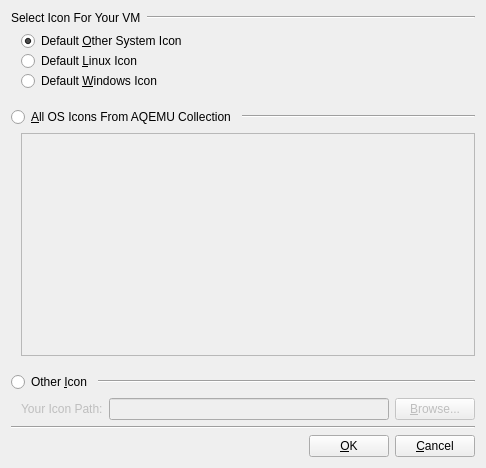
<?xml version="1.0" encoding="UTF-8"?>
<ui version="4.0">
 <author>Andrey Rijov</author>
 <class>Select_Icon_Window</class>
 <widget class="QDialog" name="Select_Icon_Window">
  <property name="geometry">
   <rect>
    <x>0</x>
    <y>0</y>
    <width>486</width>
    <height>468</height>
   </rect>
  </property>
  <property name="windowTitle">
   <string>Change Icon</string>
  </property>
  <property name="windowIcon">
   <iconset resource="images.qrc">
    <normaloff>:/icon.png</normaloff>:/icon.png</iconset>
  </property>
  <layout class="QVBoxLayout" name="verticalLayout_3">
   <item>
    <layout class="QHBoxLayout" name="horizontalLayout">
     <item>
      <widget class="QLabel" name="Label_Select_Icon">
       <property name="sizePolicy">
        <sizepolicy hsizetype="Maximum" vsizetype="Preferred">
         <horstretch>0</horstretch>
         <verstretch>0</verstretch>
        </sizepolicy>
       </property>
       <property name="text">
        <string>Select Icon For Your VM</string>
       </property>
      </widget>
     </item>
     <item>
      <widget class="Line" name="line">
       <property name="orientation">
        <enum>Qt::Horizontal</enum>
       </property>
      </widget>
     </item>
    </layout>
   </item>
   <item>
    <layout class="QVBoxLayout" name="verticalLayout">
     <property name="spacing">
      <number>0</number>
     </property>
     <property name="leftMargin">
      <number>10</number>
     </property>
     <item>
      <widget class="QRadioButton" name="RB_Icon_Other">
       <property name="text">
        <string>Default &amp;Other System Icon</string>
       </property>
       <property name="icon">
        <iconset resource="shared_images.qrc">
         <normaloff>:/images/other.png</normaloff>:/images/other.png</iconset>
       </property>
       <property name="iconSize">
        <size>
         <width>24</width>
         <height>24</height>
        </size>
       </property>
       <property name="checked">
        <bool>true</bool>
       </property>
      </widget>
     </item>
     <item>
      <widget class="QRadioButton" name="RB_Icon_Linux">
       <property name="text">
        <string>Default &amp;Linux Icon</string>
       </property>
       <property name="icon">
        <iconset resource="shared_images.qrc">
         <normaloff>:/images/default_linux.png</normaloff>:/images/default_linux.png</iconset>
       </property>
       <property name="iconSize">
        <size>
         <width>24</width>
         <height>24</height>
        </size>
       </property>
      </widget>
     </item>
     <item>
      <widget class="QRadioButton" name="RB_Icon_Windows">
       <property name="text">
        <string>Default &amp;Windows Icon</string>
       </property>
       <property name="icon">
        <iconset resource="shared_images.qrc">
         <normaloff>:/images/default_windows.png</normaloff>:/images/default_windows.png</iconset>
       </property>
       <property name="iconSize">
        <size>
         <width>24</width>
         <height>24</height>
        </size>
       </property>
      </widget>
     </item>
    </layout>
   </item>
   <item>
    <spacer name="verticalSpacer">
     <property name="orientation">
      <enum>Qt::Vertical</enum>
     </property>
     <property name="sizeType">
      <enum>QSizePolicy::Fixed</enum>
     </property>
     <property name="sizeHint" stdset="0">
      <size>
       <width>40</width>
       <height>10</height>
      </size>
     </property>
    </spacer>
   </item>
   <item>
    <layout class="QHBoxLayout" name="horizontalLayout_2">
     <item>
      <widget class="QRadioButton" name="RB_All_System_Icons">
       <property name="sizePolicy">
        <sizepolicy hsizetype="Maximum" vsizetype="Fixed">
         <horstretch>0</horstretch>
         <verstretch>0</verstretch>
        </sizepolicy>
       </property>
       <property name="text">
        <string>&amp;All OS Icons From AQEMU Collection</string>
       </property>
      </widget>
     </item>
     <item>
      <widget class="Line" name="line_2">
       <property name="orientation">
        <enum>Qt::Horizontal</enum>
       </property>
      </widget>
     </item>
    </layout>
   </item>
   <item>
    <layout class="QVBoxLayout" name="verticalLayout_2">
     <property name="leftMargin">
      <number>10</number>
     </property>
     <item>
      <widget class="QListWidget" name="All_Icons_List">
       <property name="enabled">
        <bool>false</bool>
       </property>
       <property name="autoScroll">
        <bool>true</bool>
       </property>
       <property name="editTriggers">
        <set>QAbstractItemView::NoEditTriggers</set>
       </property>
       <property name="dragDropMode">
        <enum>QAbstractItemView::NoDragDrop</enum>
       </property>
       <property name="iconSize">
        <size>
         <width>64</width>
         <height>64</height>
        </size>
       </property>
       <property name="textElideMode">
        <enum>Qt::ElideMiddle</enum>
       </property>
       <property name="verticalScrollMode">
        <enum>QAbstractItemView::ScrollPerPixel</enum>
       </property>
       <property name="horizontalScrollMode">
        <enum>QAbstractItemView::ScrollPerPixel</enum>
       </property>
       <property name="movement">
        <enum>QListView::Static</enum>
       </property>
       <property name="isWrapping" stdset="0">
        <bool>true</bool>
       </property>
       <property name="resizeMode">
        <enum>QListView::Adjust</enum>
       </property>
       <property name="layoutMode">
        <enum>QListView::Batched</enum>
       </property>
       <property name="gridSize">
        <size>
         <width>80</width>
         <height>85</height>
        </size>
       </property>
       <property name="viewMode">
        <enum>QListView::IconMode</enum>
       </property>
       <property name="uniformItemSizes">
        <bool>true</bool>
       </property>
       <property name="wordWrap">
        <bool>true</bool>
       </property>
      </widget>
     </item>
     <item>
      <spacer name="verticalSpacer_2">
       <property name="orientation">
        <enum>Qt::Vertical</enum>
       </property>
       <property name="sizeType">
        <enum>QSizePolicy::Fixed</enum>
       </property>
       <property name="sizeHint" stdset="0">
        <size>
         <width>40</width>
         <height>10</height>
        </size>
       </property>
      </spacer>
     </item>
    </layout>
   </item>
   <item>
    <layout class="QHBoxLayout" name="horizontalLayout_3">
     <item>
      <widget class="QRadioButton" name="RB_User_Icons">
       <property name="sizePolicy">
        <sizepolicy hsizetype="Maximum" vsizetype="Fixed">
         <horstretch>0</horstretch>
         <verstretch>0</verstretch>
        </sizepolicy>
       </property>
       <property name="text">
        <string>Other &amp;Icon</string>
       </property>
      </widget>
     </item>
     <item>
      <widget class="Line" name="line_3">
       <property name="orientation">
        <enum>Qt::Horizontal</enum>
       </property>
      </widget>
     </item>
    </layout>
   </item>
   <item>
    <layout class="QHBoxLayout" name="horizontalLayout_4">
     <property name="leftMargin">
      <number>10</number>
     </property>
     <item>
      <widget class="QLabel" name="Label_You_Icon_Path">
       <property name="enabled">
        <bool>false</bool>
       </property>
       <property name="text">
        <string>Your Icon Path:</string>
       </property>
      </widget>
     </item>
     <item>
      <widget class="QLineEdit" name="Edit_Other_Icon_Path">
       <property name="enabled">
        <bool>false</bool>
       </property>
      </widget>
     </item>
     <item>
      <widget class="QPushButton" name="Button_Browse">
       <property name="enabled">
        <bool>false</bool>
       </property>
       <property name="text">
        <string>&amp;Browse...</string>
       </property>
      </widget>
     </item>
    </layout>
   </item>
   <item>
    <widget class="Line" name="line_4">
     <property name="orientation">
      <enum>Qt::Horizontal</enum>
     </property>
    </widget>
   </item>
   <item>
    <layout class="QGridLayout">
     <property name="margin">
      <number>0</number>
     </property>
     <property name="spacing">
      <number>6</number>
     </property>
     <item row="0" column="1">
      <widget class="QPushButton" name="Button_OK">
       <property name="text">
        <string>&amp;OK</string>
       </property>
       <property name="icon">
        <iconset resource="images.qrc">
         <normaloff>:/ok.png</normaloff>:/ok.png</iconset>
       </property>
      </widget>
     </item>
     <item row="0" column="0">
      <spacer>
       <property name="orientation">
        <enum>Qt::Horizontal</enum>
       </property>
       <property name="sizeHint" stdset="0">
        <size>
         <width>40</width>
         <height>20</height>
        </size>
       </property>
      </spacer>
     </item>
     <item row="0" column="2">
      <widget class="QPushButton" name="Button_Cancel">
       <property name="text">
        <string>&amp;Cancel</string>
       </property>
       <property name="icon">
        <iconset resource="images.qrc">
         <normaloff>:/cancel.png</normaloff>:/cancel.png</iconset>
       </property>
      </widget>
     </item>
    </layout>
   </item>
  </layout>
 </widget>
 <tabstops>
  <tabstop>RB_Icon_Other</tabstop>
  <tabstop>RB_Icon_Linux</tabstop>
  <tabstop>RB_Icon_Windows</tabstop>
  <tabstop>RB_All_System_Icons</tabstop>
  <tabstop>All_Icons_List</tabstop>
  <tabstop>RB_User_Icons</tabstop>
  <tabstop>Edit_Other_Icon_Path</tabstop>
  <tabstop>Button_Browse</tabstop>
  <tabstop>Button_OK</tabstop>
  <tabstop>Button_Cancel</tabstop>
 </tabstops>
 <resources>
  <include location="images.qrc"/>
  <include location="shared_images.qrc"/>
 </resources>
 <connections>
  <connection>
   <sender>Button_Cancel</sender>
   <signal>clicked()</signal>
   <receiver>Select_Icon_Window</receiver>
   <slot>reject()</slot>
   <hints>
    <hint type="sourcelabel">
     <x>488</x>
     <y>481</y>
    </hint>
    <hint type="destinationlabel">
     <x>219</x>
     <y>214</y>
    </hint>
   </hints>
  </connection>
  <connection>
   <sender>RB_All_System_Icons</sender>
   <signal>toggled(bool)</signal>
   <receiver>All_Icons_List</receiver>
   <slot>setEnabled(bool)</slot>
   <hints>
    <hint type="sourcelabel">
     <x>179</x>
     <y>131</y>
    </hint>
    <hint type="destinationlabel">
     <x>72</x>
     <y>206</y>
    </hint>
   </hints>
  </connection>
  <connection>
   <sender>RB_User_Icons</sender>
   <signal>toggled(bool)</signal>
   <receiver>Label_You_Icon_Path</receiver>
   <slot>setEnabled(bool)</slot>
   <hints>
    <hint type="sourcelabel">
     <x>56</x>
     <y>364</y>
    </hint>
    <hint type="destinationlabel">
     <x>21</x>
     <y>396</y>
    </hint>
   </hints>
  </connection>
  <connection>
   <sender>RB_User_Icons</sender>
   <signal>toggled(bool)</signal>
   <receiver>Edit_Other_Icon_Path</receiver>
   <slot>setEnabled(bool)</slot>
   <hints>
    <hint type="sourcelabel">
     <x>69</x>
     <y>367</y>
    </hint>
    <hint type="destinationlabel">
     <x>64</x>
     <y>430</y>
    </hint>
   </hints>
  </connection>
  <connection>
   <sender>RB_User_Icons</sender>
   <signal>toggled(bool)</signal>
   <receiver>Button_Browse</receiver>
   <slot>setEnabled(bool)</slot>
   <hints>
    <hint type="sourcelabel">
     <x>82</x>
     <y>367</y>
    </hint>
    <hint type="destinationlabel">
     <x>457</x>
     <y>419</y>
    </hint>
   </hints>
  </connection>
 </connections>
</ui>
